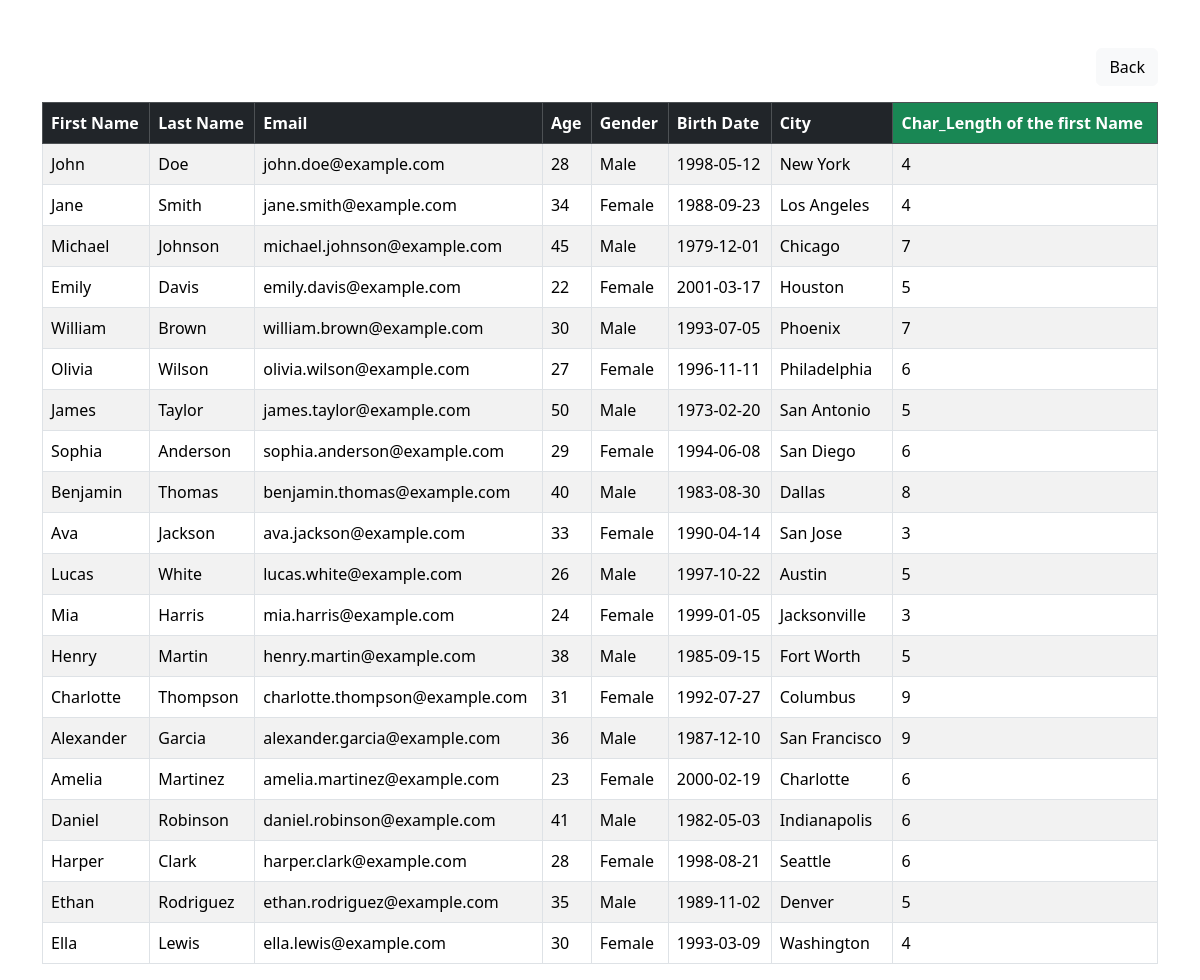
Screenshot of /char_length.php with the database file from the repository.
### tables this page shows
CREATE TABLE `peopletbl` (
  `first_name` varchar(50) NOT NULL,
  `last_name` varchar(50) NOT NULL,
  `email` varchar(50) NOT NULL,
  `age` int(5) NOT NULL,
  `gender` varchar(20) NOT NULL,
  `birth_date` date NOT NULL,
  `city` varchar(50) NOT NULL
);

### char_length.php (the view, shortened to what this page needs)
<?php
require_once "dbconnection.php";
$sql = "SELECT *, CHAR_LENGTH(first_name) AS first_name_length FROM peopletbl";
$result = mysqli_query($conn, $sql);
?>
<!DOCTYPE html>
<html lang="en">
<head>
    <link href="https://cdn.jsdelivr.net/npm/bootstrap@5.3.2/dist/css/bootstrap.min.css" rel="stylesheet">
</head>
<body>
    <div class="container mt-5">
        <div class="d-flex justify-content-end mb-3">
            <a href="index.php" class="btn btn-light">Back</a>
        </div>
        <table class="table table-bordered table-striped">
            <thead class="table-dark">
                <tr>
                    <th>First Name</th>
                    <th>Last Name</th>
                    <th>Email</th>
                    <th>Age</th>
                    <th>Gender</th>
                    <th>Birth Date</th>
                    <th>City</th>
                    <th class="bg-success">Char_Length of the first Name</th>
                </tr>
            </thead>
            <tbody>
                <?php
                if (mysqli_num_rows($result) > 0) {
                    while ($row = mysqli_fetch_assoc($result)) {
                        echo "<tr>";
                        echo "<td>{$row['first_name']}</td>";
                        echo "<td>{$row['last_name']}</td>";
                        echo "<td>{$row['email']}</td>";
                        echo "<td>{$row['age']}</td>";
                        echo "<td>{$row['gender']}</td>";
                        echo "<td>{$row['birth_date']}</td>";
                        echo "<td>{$row['city']}</td>";
                        echo "<td>{$row['first_name_length']}</td>";
                        echo "</tr>";
                    }
                } else {
                    echo "<tr><td colspan='8'>No records found</td></tr>";
                }
                ?>
            </tbody>
        </table>
    </div>
    </body>
</html>

### rows the page displays
peopletbl: first_name "John", last_name "Doe", email "john.doe@example.com", age "28", gender "Male", birth_date "1998-05-12", city "New York", first_name_length "4"
peopletbl: first_name "Jane", last_name "Smith", email "jane.smith@example.com", age "34", gender "Female", birth_date "1988-09-23", city "Los Angeles", first_name_length "4"
peopletbl: first_name "Michael", last_name "Johnson", email "michael.johnson@example.com", age "45", gender "Male", birth_date "1979-12-01", city "Chicago", first_name_length "7"
peopletbl: first_name "Emily", last_name "Davis", email "emily.davis@example.com", age "22", gender "Female", birth_date "2001-03-17", city "Houston", first_name_length "5"
peopletbl: first_name "William", last_name "Brown", email "william.brown@example.com", age "30", gender "Male", birth_date "1993-07-05", city "Phoenix", first_name_length "7"
peopletbl: first_name "Olivia", last_name "Wilson", email "olivia.wilson@example.com", age "27", gender "Female", birth_date "1996-11-11", city "Philadelphia", first_name_length "6"
peopletbl: first_name "James", last_name "Taylor", email "james.taylor@example.com", age "50", gender "Male", birth_date "1973-02-20", city "San Antonio", first_name_length "5"
peopletbl: first_name "Sophia", last_name "Anderson", email "sophia.anderson@example.com", age "29", gender "Female", birth_date "1994-06-08", city "San Diego", first_name_length "6"
peopletbl: first_name "Benjamin", last_name "Thomas", email "benjamin.thomas@example.com", age "40", gender "Male", birth_date "1983-08-30", city "Dallas", first_name_length "8"
peopletbl: first_name "Ava", last_name "Jackson", email "ava.jackson@example.com", age "33", gender "Female", birth_date "1990-04-14", city "San Jose", first_name_length "3"
peopletbl: first_name "Lucas", last_name "White", email "lucas.white@example.com", age "26", gender "Male", birth_date "1997-10-22", city "Austin", first_name_length "5"
peopletbl: first_name "Mia", last_name "Harris", email "mia.harris@example.com", age "24", gender "Female", birth_date "1999-01-05", city "Jacksonville", first_name_length "3"
peopletbl: first_name "Henry", last_name "Martin", email "henry.martin@example.com", age "38", gender "Male", birth_date "1985-09-15", city "Fort Worth", first_name_length "5"
peopletbl: first_name "Charlotte", last_name "Thompson", email "charlotte.thompson@example.com", age "31", gender "Female", birth_date "1992-07-27", city "Columbus", first_name_length "9"
peopletbl: first_name "Alexander", last_name "Garcia", email "alexander.garcia@example.com", age "36", gender "Male", birth_date "1987-12-10", city "San Francisco", first_name_length "9"
peopletbl: first_name "Amelia", last_name "Martinez", email "amelia.martinez@example.com", age "23", gender "Female", birth_date "2000-02-19", city "Charlotte", first_name_length "6"
peopletbl: first_name "Daniel", last_name "Robinson", email "daniel.robinson@example.com", age "41", gender "Male", birth_date "1982-05-03", city "Indianapolis", first_name_length "6"
peopletbl: first_name "Harper", last_name "Clark", email "harper.clark@example.com", age "28", gender "Female", birth_date "1998-08-21", city "Seattle", first_name_length "6"
peopletbl: first_name "Ethan", last_name "Rodriguez", email "ethan.rodriguez@example.com", age "35", gender "Male", birth_date "1989-11-02", city "Denver", first_name_length "5"
peopletbl: first_name "Ella", last_name "Lewis", email "ella.lewis@example.com", age "30", gender "Female", birth_date "1993-03-09", city "Washington", first_name_length "4"
